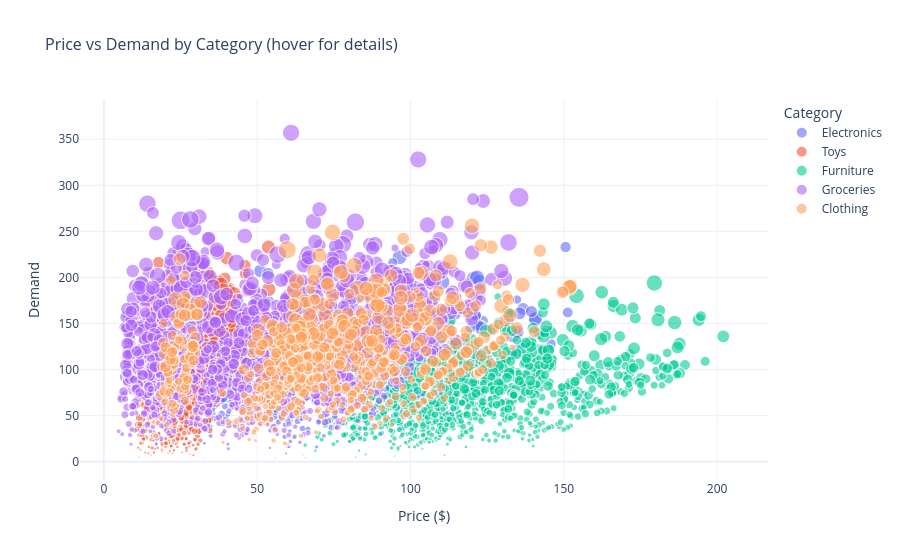

Here is the notebook cell this chart was saved with:
### Markdown cell above
### Price vs Demand by Category:-

### Code cell
# ── Interactive: Price vs Demand by Category (Plotly Scatter) ───────────────
sample_plotly = df.sample(5000, random_state=42)

fig = px.scatter(sample_plotly, x='Price', y='Demand', color='Category',
                 size='Units Sold', hover_data=['Product ID', 'Store ID', 'Date'],
                 title='Price vs Demand by Category (hover for details)',
                 labels={'Demand': 'Demand', 'Price': 'Price ($)'},
                 template='plotly_white', opacity=0.6)
fig.update_layout(title_font_size=16)
fig.show()

### Figure 1 — Plotly figure (JSON) as saved in the notebook; plotly's stock layout.template omitted (floating-point values rounded to 4 significant figures; data arrays with more than 128 entries replaced by an {"elided": "..."} marker saying what was removed)
{"data": [{"customdata": {"elided": "593x3 str values"}, "hovertemplate": "Category=Electronics<br>Price ($)=%{x}<br>Demand=%{y}<br>Units Sold=%{marker.size}<br>Product ID=%{customdata[0]}<br>Store ID=%{customdata[1]}<br>Date=%{customdata[2]}<extra></extra>", "legendgroup": "Electronics", "marker": {"color": "#636efa", "opacity": 0.6, "size": {"elided": "593 int values"}, "sizemode": "area", "sizeref": 0.8475, "symbol": "circle"}, "mode": "markers", "name": "Electronics", "showlegend": true, "type": "scattergl", "x": {"elided": "593 float values"}, "xaxis": "x", "y": {"elided": "593 int values"}, "yaxis": "y"}, {"customdata": {"elided": "673x3 str values"}, "hovertemplate": "Category=Toys<br>Price ($)=%{x}<br>Demand=%{y}<br>Units Sold=%{marker.size}<br>Product ID=%{customdata[0]}<br>Store ID=%{customdata[1]}<br>Date=%{customdata[2]}<extra></extra>", "legendgroup": "Toys", "marker": {"color": "#EF553B", "opacity": 0.6, "size": {"elided": "673 int values"}, "sizemode": "area", "sizeref": 0.8475, "symbol": "circle"}, "mode": "markers", "name": "Toys", "showlegend": true, "type": "scattergl", "x": {"elided": "673 float values"}, "xaxis": "x", "y": {"elided": "673 int values"}, "yaxis": "y"}, {"customdata": {"elided": "911x3 str values"}, "hovertemplate": "Category=Furniture<br>Price ($)=%{x}<br>Demand=%{y}<br>Units Sold=%{marker.size}<br>Product ID=%{customdata[0]}<br>Store ID=%{customdata[1]}<br>Date=%{customdata[2]}<extra></extra>", "legendgroup": "Furniture", "marker": {"color": "#00cc96", "opacity": 0.6, "size": {"elided": "911 int values"}, "sizemode": "area", "sizeref": 0.8475, "symbol": "circle"}, "mode": "markers", "name": "Furniture", "showlegend": true, "type": "scattergl", "x": {"elided": "911 float values"}, "xaxis": "x", "y": {"elided": "911 int values"}, "yaxis": "y"}, {"customdata": {"elided": "2003x3 str values"}, "hovertemplate": "Category=Groceries<br>Price ($)=%{x}<br>Demand=%{y}<br>Units Sold=%{marker.size}<br>Product ID=%{customdata[0]}<br>Store ID=%{customdata[1]}<br>Date=%{customdata[2]}<extra></extra>", "legendgroup": "Groceries", "marker": {"color": "#ab63fa", "opacity": 0.6, "size": {"elided": "2003 int values"}, "sizemode": "area", "sizeref": 0.8475, "symbol": "circle"}, "mode": "markers", "name": "Groceries", "showlegend": true, "type": "scattergl", "x": {"elided": "2003 float values"}, "xaxis": "x", "y": {"elided": "2003 int values"}, "yaxis": "y"}, {"customdata": {"elided": "820x3 str values"}, "hovertemplate": "Category=Clothing<br>Price ($)=%{x}<br>Demand=%{y}<br>Units Sold=%{marker.size}<br>Product ID=%{customdata[0]}<br>Store ID=%{customdata[1]}<br>Date=%{customdata[2]}<extra></extra>", "legendgroup": "Clothing", "marker": {"color": "#FFA15A", "opacity": 0.6, "size": {"elided": "820 int values"}, "sizemode": "area", "sizeref": 0.8475, "symbol": "circle"}, "mode": "markers", "name": "Clothing", "showlegend": true, "type": "scattergl", "x": {"elided": "820 float values"}, "xaxis": "x", "y": {"elided": "820 int values"}, "yaxis": "y"}], "layout": {"legend": {"itemsizing": "constant", "title": {"text": "Category"}, "tracegroupgap": 0}, "title": {"font": {"size": 16}, "text": "Price vs Demand by Category (hover for details)"}, "xaxis": {"anchor": "y", "domain": [0, 1], "title": {"text": "Price ($)"}}, "yaxis": {"anchor": "x", "domain": [0, 1], "title": {"text": "Demand"}}}}
